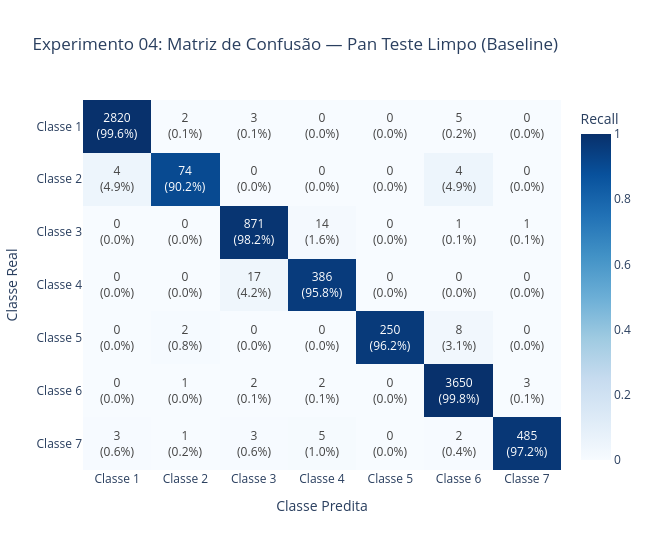

Source (notebook cell):
### Code cell
# 5. Avaliação Baseline Limpa (Conjunto de Teste Holdout 15%)
probs_teste_limpo = modelo.predict(X_teste_limpo_s, verbose=0)
y_pred_teste_limpo = np.argmax(probs_teste_limpo, axis=1)

relatorio_limpo = classification_report(
    y_ref[idx_teste], y_pred_teste_limpo,
    target_names=NOMES_CLASSES,
    output_dict=True
)
print("=== RELATÓRIO BASELINE: PAN TESTE 15% ===")
print(classification_report(y_ref[idx_teste], y_pred_teste_limpo, target_names=NOMES_CLASSES))

fig_cm_limpo = plotar_matriz_confusao(
    y_ref[idx_teste], y_pred_teste_limpo,
    "Experimento 04: Matriz de Confusão — Pan Teste Limpo (Baseline)"
)
fig_cm_limpo.show()

### Figure 1 — Plotly figure (JSON) as saved in the notebook; plotly's stock layout.template omitted (floating-point values rounded to 4 significant figures)
{"data": [{"colorbar": {"title": {"text": "Recall"}}, "colorscale": [[0.0, "rgb(247,251,255)"], [0.125, "rgb(222,235,247)"], [0.25, "rgb(198,219,239)"], [0.375, "rgb(158,202,225)"], [0.5, "rgb(107,174,214)"], [0.625, "rgb(66,146,198)"], [0.75, "rgb(33,113,181)"], [0.875, "rgb(8,81,156)"], [1.0, "rgb(8,48,107)"]], "text": [["2820<br>(99.6%)", "2<br>(0.1%)", "3<br>(0.1%)", "0<br>(0.0%)", "0<br>(0.0%)", "5<br>(0.2%)", "0<br>(0.0%)"], ["4<br>(4.9%)", "74<br>(90.2%)", "0<br>(0.0%)", "0<br>(0.0%)", "0<br>(0.0%)", "4<br>(4.9%)", "0<br>(0.0%)"], ["0<br>(0.0%)", "0<br>(0.0%)", "871<br>(98.2%)", "14<br>(1.6%)", "0<br>(0.0%)", "1<br>(0.1%)", "1<br>(0.1%)"], ["0<br>(0.0%)", "0<br>(0.0%)", "17<br>(4.2%)", "386<br>(95.8%)", "0<br>(0.0%)", "0<br>(0.0%)", "0<br>(0.0%)"], ["0<br>(0.0%)", "2<br>(0.8%)", "0<br>(0.0%)", "0<br>(0.0%)", "250<br>(96.2%)", "8<br>(3.1%)", "0<br>(0.0%)"], ["0<br>(0.0%)", "1<br>(0.0%)", "2<br>(0.1%)", "2<br>(0.1%)", "0<br>(0.0%)", "3650<br>(99.8%)", "3<br>(0.1%)"], ["3<br>(0.6%)", "1<br>(0.2%)", "3<br>(0.6%)", "5<br>(1.0%)", "0<br>(0.0%)", "2<br>(0.4%)", "485<br>(97.2%)"]], "texttemplate": "%{text}", "type": "heatmap", "x": ["Classe 1", "Classe 2", "Classe 3", "Classe 4", "Classe 5", "Classe 6", "Classe 7"], "y": ["Classe 1", "Classe 2", "Classe 3", "Classe 4", "Classe 5", "Classe 6", "Classe 7"], "z": [[0.9965, 0.0007067, 0.00106, 0.0, 0.0, 0.001767, 0.0], [0.04878, 0.9024, 0.0, 0.0, 0.0, 0.04878, 0.0], [0.0, 0.0, 0.982, 0.01578, 0.0, 0.001127, 0.001127], [0.0, 0.0, 0.04218, 0.9578, 0.0, 0.0, 0.0], [0.0, 0.007692, 0.0, 0.0, 0.9615, 0.03077, 0.0], [0.0, 0.0002734, 0.0005467, 0.0005467, 0.0, 0.9978, 0.0008201], [0.006012, 0.002004, 0.006012, 0.01002, 0.0, 0.004008, 0.9719]], "zmax": 1, "zmin": 0}], "layout": {"height": 550, "title": {"text": "Experimento 04: Matriz de Confusão — Pan Teste Limpo (Baseline)"}, "width": 650, "xaxis": {"title": {"text": "Classe Predita"}}, "yaxis": {"autorange": "reversed", "title": {"text": "Classe Real"}}}}
